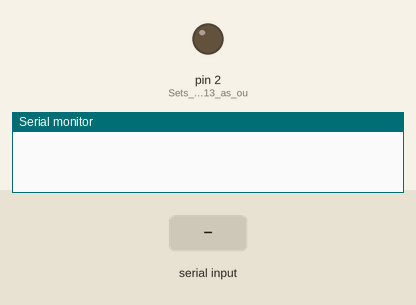
Simulated run of this sketch. Board: Arduino Uno, built with avr-gcc and run on an emulated ATmega328P. Shown: output pins drawn as LEDs (lit = HIGH), the last lines printed to the serial monitor. The inputs (shaded band) are chosen by the test bench.

Above: at 1.2 s.
1.3 s: "1\n" received over Serial
At 2.3 s:
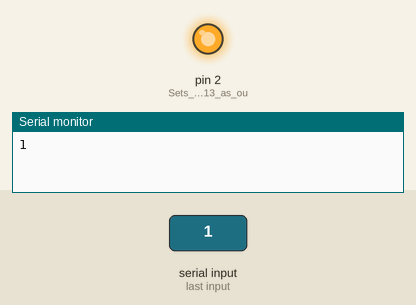
2.8 s: "0\n" received over Serial
At 3.4 s:
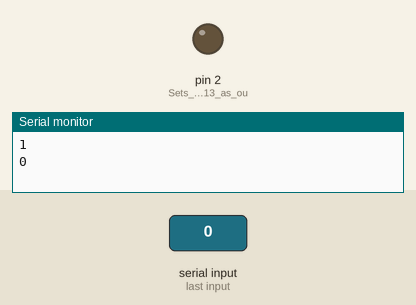
Timing chart, 0 to 5.8 s (numbered marks = the images above; inputs shaded):
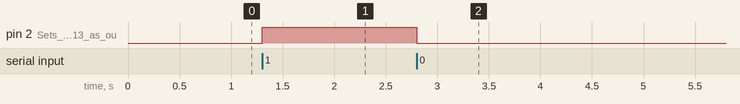

Measured:
- after the input at 1.3 s, pin 2 (Sets_digital_pin_13_as_ou): LOW → HIGH at once
- after the input at 2.8 s, pin 2 (Sets_digital_pin_13_as_ou): HIGH → LOW at once

The sketch:

bluetooth.ino
```cpp
/*
* Bluetooh Basic: LED ON OFF - Avishkar
* Coder - Mayoogh Girish
* Website - http://bit.do/Avishkar
* Download the App : https://github.com/Mayoogh/Arduino-Bluetooth-Basic
* This program lets you to control a LED on pin 13 of arduino using a bluetooth module
*/
char data = 0;            //Variable for storing received data
void setup()
{
    Serial.begin(9600);   //Sets the baud for serial data transmission
    pinMode(2, OUTPUT);  //Sets digital pin 13 as output pin
}
void loop()
{
   if(Serial.available() > 0)      // Send data only when you receive data:
   {
      data = Serial.read();        //Read the incoming data & store into data
      Serial.print(data);          //Print Value inside data in Serial monitor
      Serial.print("\n");
      if(data == '1')              // Checks whether value of data is equal to 1
         digitalWrite(2, HIGH);   //If value is 1 then LED turns ON
      else if(data == '0')         //  Checks whether value of data is equal to 0
         digitalWrite(2, LOW);    //If value is 0 then LED turns OFF
   }
}
```
